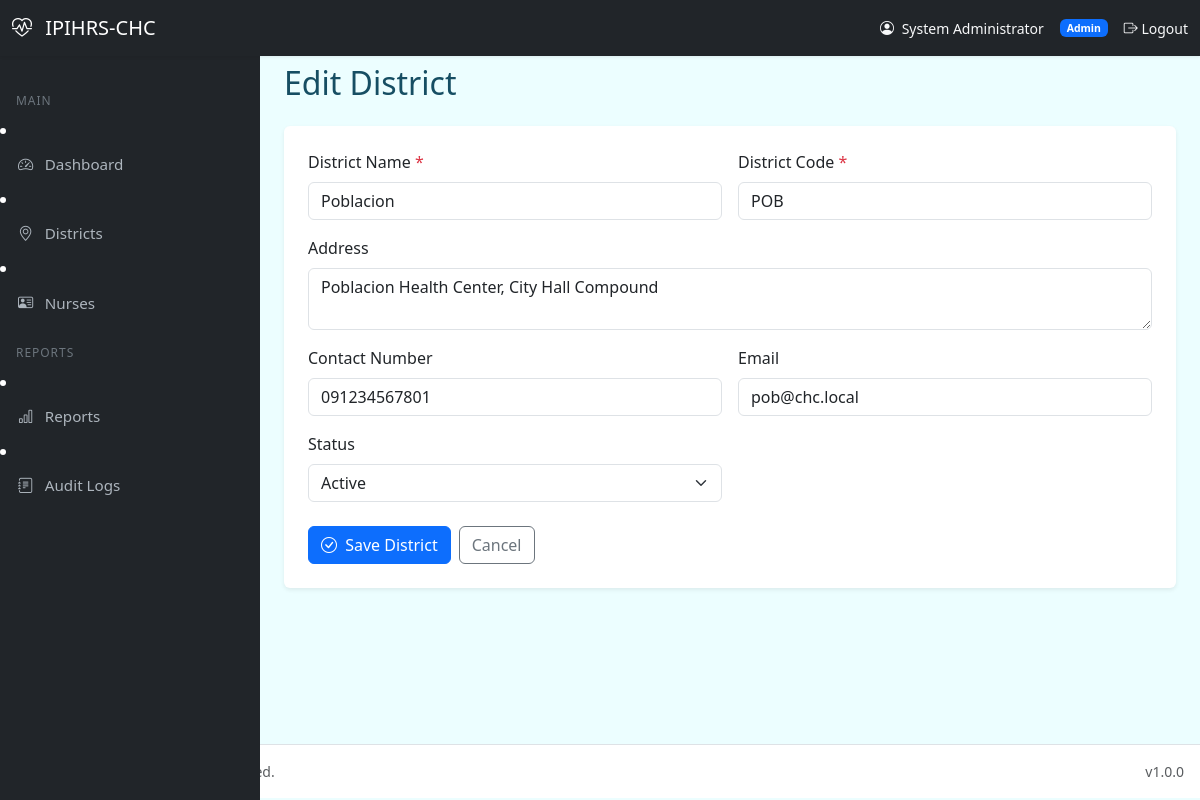
Screenshot of /admin/district_form.php?id=1 (signed in) with the database file from the repository.
### tables this page shows
CREATE TABLE IF NOT EXISTS districts (
    district_id INT UNSIGNED AUTO_INCREMENT PRIMARY KEY,
    district_name VARCHAR(120) NOT NULL,
    district_code VARCHAR(30) NOT NULL UNIQUE,
    address TEXT NULL,
    contact_number VARCHAR(50) NULL,
    email VARCHAR(120) NULL,
    status ENUM('active','inactive') NOT NULL DEFAULT 'active',
    created_by INT UNSIGNED NULL,
    created_at DATETIME NOT NULL DEFAULT CURRENT_TIMESTAMP,
    updated_at DATETIME NOT NULL DEFAULT CURRENT_TIMESTAMP ON UPDATE CURRENT_TIMESTAMP,

    INDEX idx_districts_status (status),
    INDEX idx_districts_code (district_code)
);

### includes/helpers.php (called while the page is built, shortened)
<?php
if (!function_exists('url')) {
    function url(string $path = ''): string {
        return rtrim(APP_URL, '/\\') . '/' . ltrim($path, '/\\');
    }
}
if (!function_exists('e')) {
    function e(?string $value): string {
        return htmlspecialchars((string)($value ?? ''), ENT_QUOTES | ENT_HTML5, 'UTF-8');
    }
}

### admin/district_form.php (the view, shortened to what this page needs)
<?php
require_once __DIR__ . '/../includes/helpers.php';
require_once __DIR__ . '/../includes/header.php';
$pdo = Database::getConnection();
$district = null;
$districtId = isset($_GET['id']) ? (int)$_GET['id'] : 0;
if ($districtId > 0) {
    $stmt = $pdo->prepare("SELECT * FROM districts WHERE district_id = :id LIMIT 1");
    $stmt->execute([':id' => $districtId]);
    $district = $stmt->fetch();
}
$pageTitle = $districtId > 0 ? 'Edit District' : 'Add District';
require_once __DIR__ . '/../includes/sidebar.php';
?>
<div class="main-content">
    <div class="mb-4">
        <nav aria-label="breadcrumb">
            <ol class="breadcrumb">
                <li class="breadcrumb-item"><a href="<?= e(url('admin/dashboard.php')) ?>">Dashboard</a></li>
                <li class="breadcrumb-item"><a href="<?= e(url('admin/districts.php')) ?>">Districts</a></li>
                <li class="breadcrumb-item active" aria-current="page"><?= e($pageTitle) ?></li>
            </ol>
        </nav>
        <h2 class="mb-0"><?= e($pageTitle) ?></h2>
    </div>
    <div class="card border-0 shadow-sm">
        <div class="card-body p-4">
            <form method="POST" action="" novalidate>
                <div class="row g-3">
                    <div class="col-md-6">
                        <label for="district_name" class="form-label">District Name <span class="text-danger">*</span></label>
                        <input type="text" class="form-control" id="district_name" name="district_name" required
                               value="<?= e($district['district_name'] ?? old('district_name')) ?>">
                    </div>
                    <div class="col-md-6">
                        <label for="district_code" class="form-label">District Code <span class="text-danger">*</span></label>
                        <input type="text" class="form-control" id="district_code" name="district_code" required
                               value="<?= e($district['district_code'] ?? old('district_code')) ?>">
                    </div>
                    <div class="col-12">
                        <label for="address" class="form-label">Address</label>
                        <textarea class="form-control" id="address" name="address" rows="2"><?= e($district['address'] ?? old('address')) ?></textarea>
                    </div>
                    <div class="col-md-6">
                        <label for="contact_number" class="form-label">Contact Number</label>
                        <input type="text" class="form-control" id="contact_number" name="contact_number"
                               value="<?= e($district['contact_number'] ?? old('contact_number')) ?>">
                    </div>
                    <div class="col-md-6">
                        <label for="email" class="form-label">Email</label>
                        <input type="email" class="form-control" id="email" name="email"
                               value="<?= e($district['email'] ?? old('email')) ?>">
                    </div>
                    <div class="col-md-6">
                        <label for="status" class="form-label">Status</label>
                        <select class="form-select" id="status" name="status">
                            <option value="active" <?= (!isset($district['status']) || $district['status'] === 'active') ? 'selected' : '' ?>>Active</option>
                        </select>
                    </div>
                </div>
                <div class="mt-4 d-flex gap-2">
                    <button type="submit" class="btn btn-primary">
                        <i class="bi bi-check-circle me-1"></i> Save District
                    </button>
                    <a href="<?= e(url('admin/districts.php')) ?>" class="btn btn-outline-secondary">Cancel</a>
                </div>
            </form>
        </div>
    </div>
</div>
<?php require_once __DIR__ . '/../includes/footer.php'; ?>

### assets/css/app.css (style rules this page uses)
:root { --primary: #0284c7; --primary-dark: #026aa7; --color-primary: #0891b2; --color-primary-dark: #0e7490; --color-secondary: #22d3ee; --color-accent: #059669; --color-background: #ecfeff; --color-foreground: #164e63; --color-card: #ffffff; --color-card-foreground: #164e63; --color-muted: #e8f1f6; --color-muted-foreground: #475569; --color-border: #a5f3fc; --color-ring: #0891b2; --color-danger: #dc2626; --color-danger-foreground: #ffffff; --shadow-soft: 0 10px 40px rgba(8, 145, 178, 0.08); --shadow-card: 0 1px 2px rgba(15, 23, 42, 0.04), 0 6px 24px rgba(8, 145, 178, 0.06); --radius: 1.25rem; }
* { box-sizing: border-box; }
body { font-family: 'Figtree', system-ui, -apple-system, Segoe UI, Roboto, Helvetica, Arial, sans-serif; background: var(--color-background); color: var(--color-foreground); min-height: 100vh; margin: 0; }
.main-content { margin-left: 260px; padding: 1.5rem; min-height: calc(100vh - 56px); }

### rows the page displays
districts: district_name "Poblacion", district_code "POB", address "Poblacion Health Center, City Hall Compound", contact_number "091234567801", email "pob@chc.local", status "Active"

### other values shown
APP_SHORT_NAME "IPIHRS-CHC"
$currentUser['full_name'] "System Administrator"
$currentUser['role'] "Admin"
$label "Dashboard Districts Nurses Reports Audit Logs"
$pageTitle "Edit District"
APP_VERSION "1.0.0"
